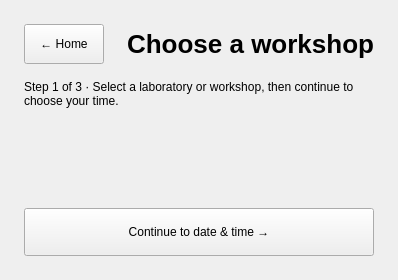
<?xml version="1.0" encoding="UTF-8"?>
<ui version="4.0">
 <class>Page1</class>
 <widget class="QWidget" name="page1Widget">
  <layout class="QVBoxLayout" name="verticalLayout_page1" stretch="0,0,1,0">
   <property name="spacing"><number>16</number></property>
   <property name="leftMargin"><number>24</number></property>
   <property name="topMargin"><number>24</number></property>
   <property name="rightMargin"><number>24</number></property>
   <property name="bottomMargin"><number>24</number></property>
   <item>
    <layout class="QHBoxLayout" name="topBarLayout">
     <item><widget class="QPushButton" name="backTo0Btn"><property name="text"><string>← Home</string></property><property name="cursor"><cursorShape>PointingHandCursor</cursorShape></property><property name="minimumSize"><size><width>0</width><height>40</height></size></property></widget></item>
     <item><spacer name="hs1"><property name="orientation"><enum>Qt::Horizontal</enum></property></spacer></item>
     <item><widget class="QLabel" name="selectTitleLabel"><property name="text"><string>Choose a workshop</string></property><property name="wordWrap"><bool>true</bool></property><property name="alignment"><set>Qt::AlignRight|Qt::AlignVCenter</set></property><property name="styleSheet"><string notr="true">font-size: 26px; font-weight: bold;</string></property></widget></item>
    </layout>
   </item>
   <item><widget class="QLabel" name="selectionHintLabel"><property name="text"><string>Step 1 of 3 · Select a laboratory or workshop, then continue to choose your time.</string></property><property name="wordWrap"><bool>true</bool></property></widget></item>
   <item>
    <widget class="QScrollArea" name="cardsScrollArea">
     <property name="frameShape"><enum>QFrame::NoFrame</enum></property>
     <property name="widgetResizable"><bool>true</bool></property>
     <widget class="QWidget" name="cardsScrollContents">
      <layout class="QGridLayout" name="cardsLayout">
       <property name="leftMargin"><number>4</number></property>
       <property name="topMargin"><number>4</number></property>
       <property name="rightMargin"><number>4</number></property>
       <property name="bottomMargin"><number>4</number></property>
       <property name="horizontalSpacing"><number>16</number></property>
       <property name="verticalSpacing"><number>16</number></property>
      </layout>
     </widget>
    </widget>
   </item>
   <item><widget class="QPushButton" name="nextBtn"><property name="text"><string>Continue to date &amp;&amp; time →</string></property><property name="minimumSize"><size><width>0</width><height>48</height></size></property><property name="cursor"><cursorShape>PointingHandCursor</cursorShape></property></widget></item>
  </layout>
 </widget>
 <tabstops><tabstop>backTo0Btn</tabstop><tabstop>cardsScrollArea</tabstop><tabstop>nextBtn</tabstop></tabstops>
</ui>
